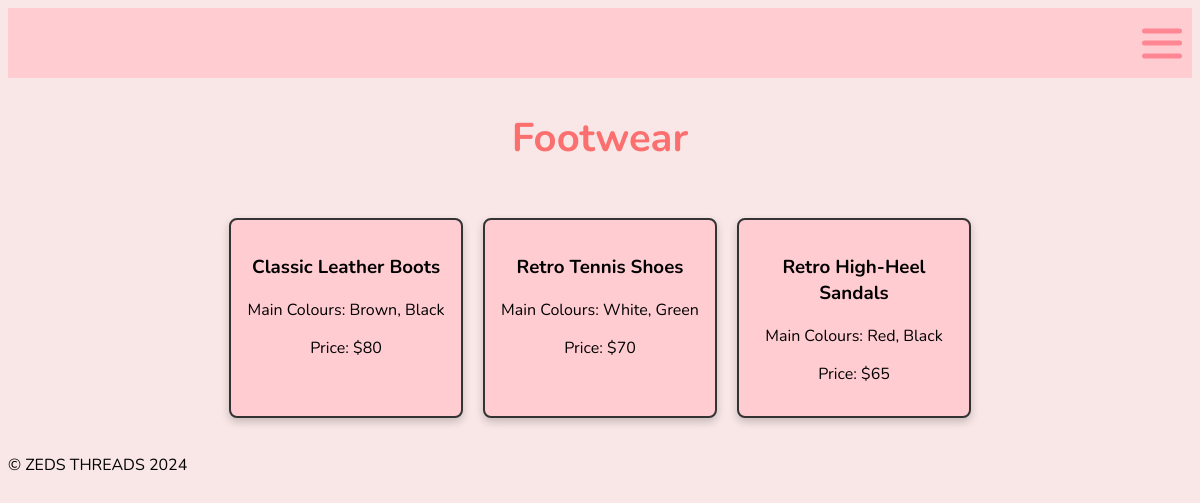
The page /clothes/Footwear on the database its author committed.
### tables this page shows
CREATE TABLE clothing_category (catergoryid INTEGER PRIMARY KEY, catergory TEXT);

CREATE TABLE clothing_data (id INTEGER PRIMARY KEY, name TEXT (0, 100), main_colours TEXT (1, 100), price NUMERIC (1, 5), cat_id NUMERIC REFERENCES clothing_category (catergoryid));

### main.py (the view)
@app.route("/clothes/<clothing_type>")
def render_webpage(clothing_type):
    title = clothing_type
    category_query = "SELECT catergoryid FROM clothing_category WHERE catergory = ?"
    item_query = "SELECT name, main_colours, price FROM clothing_data WHERE cat_id = ?"
    con = create_connection(DATABASE)
    if con:
        cur = con.cursor()
        cur.execute(category_query, (clothing_type,))
        category_result = cur.fetchone()
        if category_result:
            cat_id = category_result[0]
            cur.execute(item_query, (cat_id,))
            clothing_list = cur.fetchall()
            con.close()
            return render_template('clothes.html', clothing=clothing_list, title=title)

### main.py (called while the page is built)
def create_connection(db_file):
    try:
        connection = sqlite3.connect(db_file)
        return connection
    except Error as e:
        print(e)
    return None

### templates/clothes.html (shortened to what this page needs)
{% extends "base.html" %}
{% block main %}
<h2 class="clothing-title">{{ title }}</h2>
<div class="clothing-container">
    {% for item in clothing %}
    <div class="clothing-item">
        <h3>{{ item[0] }}</h3>
        <p>Main Colours: {{ item[1] }}</p>
        <p>Price: ${{ item[2] }}</p>
    </div>
    {% endfor %}
</div>
{% endblock %}

### static/styles.css (style rules this page uses)
body { background-color: #f9e7e7; font-family: 'Nunito', sans-serif; }
.clothing-title { font-family: 'Nunito', sans-serif; text-align: center; font-size: 2.5rem; color: #fb6f6f; }
.clothing-container { display: flex; flex-wrap: wrap; gap: 20px; justify-content: center; padding: 20px; }
.clothing-item { background-color: rgb(255, 204, 209); font-family: 'Nunito', sans-serif; border: 2px solid #333; border-radius: 8px; padding: 15px; width: 200px; text-align: center; box-shadow: 0 4px 8px rgba(0, 0, 0, 0.2); transition: transform 0.2s; }

### rows shown on the page
clothing_category: catergory "Footwear"
clothing_data: name "Classic Leather Boots", main_colours "Brown, Black", price "80"
clothing_data: name "Retro Tennis Shoes", main_colours "White, Green", price "70"
clothing_data: name "Retro High-Heel Sandals", main_colours "Red, Black", price "65"
